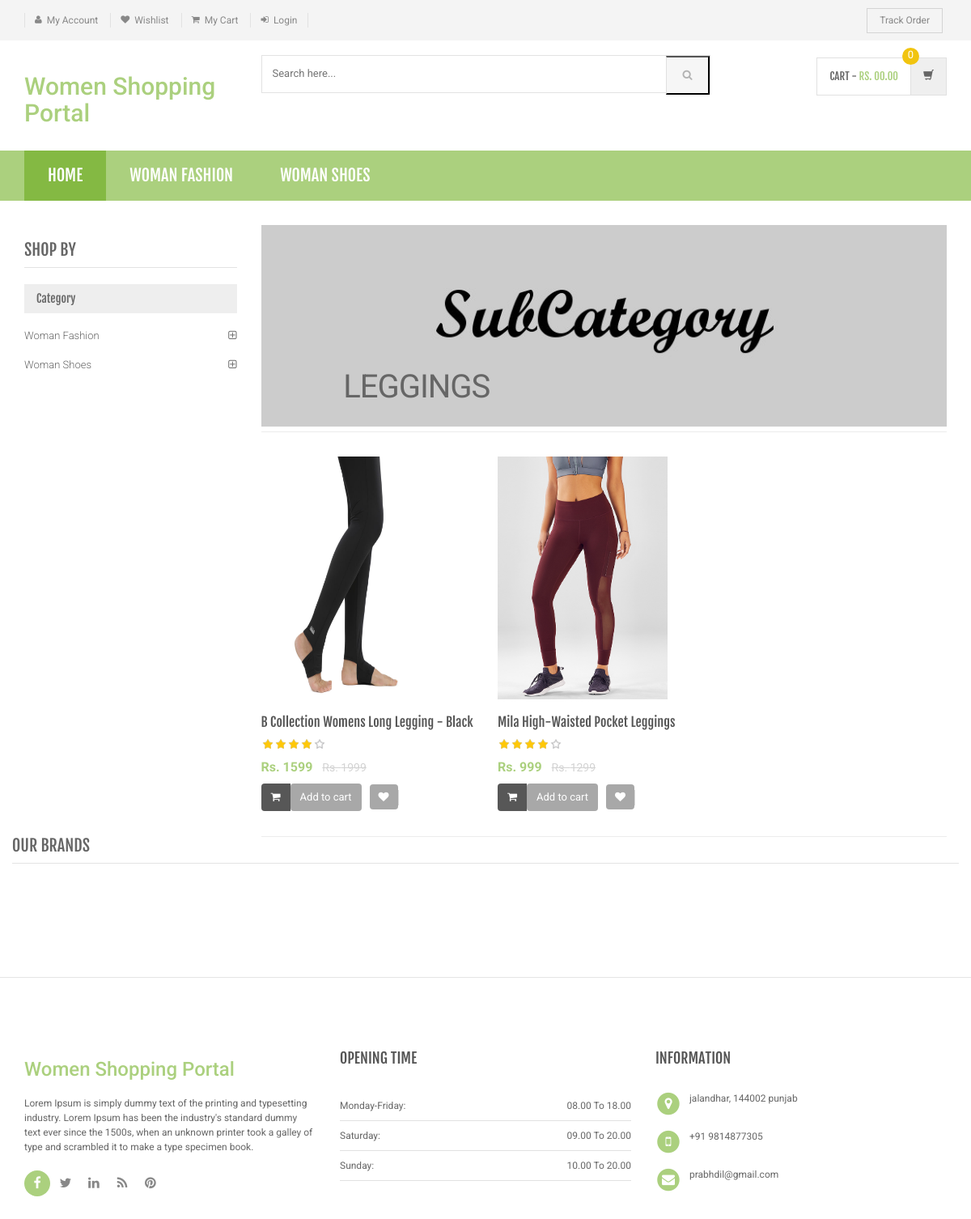
Screenshot of /sub-category1.php?scid=13 (signed in) with the database file from the repository.
### tables this page shows
CREATE TABLE IF NOT EXISTS `category` (
  `id` int(11) NOT NULL AUTO_INCREMENT,
  `categoryName` varchar(255) DEFAULT NULL,
  `categoryDescription` longtext,
  `creationDate` timestamp NOT NULL DEFAULT CURRENT_TIMESTAMP,
  `updationDate` varchar(255) DEFAULT NULL,
  PRIMARY KEY (`id`)
);

CREATE TABLE IF NOT EXISTS `subcategory` (
  `id` int(11) NOT NULL AUTO_INCREMENT,
  `categoryid` int(11) DEFAULT NULL,
  `subcategory` varchar(255) DEFAULT NULL,
  `creationDate` timestamp NULL DEFAULT CURRENT_TIMESTAMP,
  `updationDate` varchar(255) DEFAULT NULL,
  PRIMARY KEY (`id`)
);

CREATE TABLE IF NOT EXISTS `products` (
  `id` int(11) NOT NULL AUTO_INCREMENT,
  `category` int(11) NOT NULL,
  `subCategory` int(11) DEFAULT NULL,
  `productName` varchar(255) DEFAULT NULL,
  `productCompany` varchar(255) DEFAULT NULL,
  `productPrice` int(11) DEFAULT NULL,
  `productPriceBeforeDiscount` int(11) DEFAULT NULL,
  `productDescription` longtext,
  `productImage1` varchar(255) DEFAULT NULL,
  `productImage2` varchar(255) DEFAULT NULL,
  `productImage3` varchar(255) DEFAULT NULL,
  `shippingCharge` int(11) DEFAULT NULL,
  `productAvailability` varchar(255) DEFAULT NULL,
  `postingDate` timestamp NULL DEFAULT CURRENT_TIMESTAMP,
  `updationDate` varchar(255) DEFAULT NULL,
  PRIMARY KEY (`id`)
);

### sub-category1.php (the view, shortened to what this page needs)
<?php
include('includes/config.php');
$cid=intval($_GET['scid']);
?>
<!DOCTYPE html>
<html lang="en">
	<head>
	    <link rel="stylesheet" href="assets/css/bootstrap.min.css">
	    <link rel="stylesheet" href="assets/css/main.css">
	    <link rel="stylesheet" href="assets/css/green.css">
	    <link rel="stylesheet" href="assets/css/owl.carousel.css">
		<link rel="stylesheet" href="assets/css/owl.transitions.css">
		<link href="assets/css/lightbox.css" rel="stylesheet">
		<link rel="stylesheet" href="assets/css/animate.min.css">
		<link rel="stylesheet" href="assets/css/rateit.css">
		<link rel="stylesheet" href="assets/css/bootstrap-select.min.css">
		<link rel="stylesheet" href="assets/css/config.css">
		<link href="assets/css/green.css" rel="alternate stylesheet" title="Green color">
		<link href="assets/css/blue.css" rel="alternate stylesheet" title="Blue color">
		<link href="assets/css/red.css" rel="alternate stylesheet" title="Red color">
		<link href="assets/css/orange.css" rel="alternate stylesheet" title="Orange color">
		<link href="assets/css/dark-green.css" rel="alternate stylesheet" title="Darkgreen color">
		<link rel="stylesheet" href="assets/css/font-awesome.min.css">
	</head>
    <body class="cnt-home">
<header class="header-style-1">
<?php include('includes/top-header.php');?>
<?php include('includes/main-header.php');?>
<?php include('includes/menu-bar.php');?>
</header>
<div class="body-content outer-top-xs">
	<div class='container'>
		<div class='row outer-bottom-sm'>
			<div class='col-md-3 sidebar'>
	            <div class="sidebar-module-container">
	            	<h3 class="section-title">shop by</h3>
	            	<div class="sidebar-filter">
<div class="sidebar-widget wow fadeInUp outer-bottom-xs ">
	<div class="widget-header m-t-20">
		<h4 class="widget-title">Category</h4>
	</div>
	<div class="sidebar-widget-body m-t-10">
	         <?php $sql=mysql_query("select id,categoryName from category");
while($row=mysql_fetch_array($sql))
{
    ?>
		<div class="accordion">
	    	<div class="accordion-group">
	            <div class="accordion-heading">
	                <a href="category.php?cid=<?php echo htmlentities($row['id']);?>"  class="accordion-toggle collapsed">
	                   <?php echo htmlentities($row['categoryName']);?>
	                </a>
	            </div>
	        </div>
	    </div>
	    <?php } ?>
	</div>
</div>
	            	</div>
	            </div>
            </div>
			<div class='col-md-9'>
	<div id="category" class="category-carousel hidden-xs">
		<div class="item">
			<div class="image">
				<img src="assets/images/banners/cat-banner-2.jpg" alt="" class="img-responsive">
			</div>
			<div class="container-fluid">
				<div class="caption vertical-top text-left">
					<div class="big-text">
						<br />
					</div>
					       <?php $sql=mysql_query("select  subcategory  from  subcategory where id='$cid'");
while($row=mysql_fetch_array($sql))
{
    ?>
					<div class="excerpt hidden-sm hidden-md">
						<?php echo htmlentities($row['subcategory']);?>
					</div>
			<?php } ?>
				</div>
			</div>
		</div>
</div>
				<div class="search-result-container">
					<div id="myTabContent" class="tab-content">
						<div class="tab-pane active " id="grid-container">
							<div class="category-product  inner-top-vs">
							<div class="row">
			<?php
$ret=mysql_query("select * from products where subCategory='$cid'");
    $num=mysql_num_rows($ret);
if($num>0)
{
while ($row=mysql_fetch_array($ret))
{?>
		<div class="col-sm-4 col-md-4 wow fadeInUp">
			<div class="products">
	<div class="product">
		<div class="product-image">
			<div class="image">
				<a href="product-details.php?pid=<?php echo htmlentities($row['id']);?>"><img  src="assets/images/blank.gif" data-echo="admin/productimages/<?php echo htmlentities($row['productName']);?>/<?php echo htmlentities($row['productImage1']);?>" alt="" width="210" height="300"></a>
			</div>
		</div>
		<div class="product-info text-left">
			<h3 class="name"><a href="product-details.php?pid=<?php echo htmlentities($row['id']);?>"><?php echo htmlentities($row['productName']);?></a></h3>
			<div class="rating rateit-small"></div>
			<div class="product-price">
				<span class="price">
					Rs. <?php echo htmlentities($row['productPrice']);?>			</span>
										     <span class="price-before-discount">Rs. <?php echo htmlentities($row['productPriceBeforeDiscount']);?></span>
			</div>
		</div>
					<div class="cart clearfix animate-effect">
				<div class="action">
					<ul class="list-unstyled">
						<li class="add-cart-button btn-group">
							<button class="btn btn-primary icon" data-toggle="dropdown" type="button">
								<i class="fa fa-shopping-cart"></i>
							</button>
							<a href="category.php?page=product&action=add&id=<?php echo $row['id']; ?>">
							<button class="btn btn-primary" type="button">Add to cart</button></a>
						</li>
		                <li class="lnk wishlist">
							<a class="add-to-cart" href="category.php?pid=<?php echo htmlentities($row['id'])?>&&action=wishlist" title="Wishlist">
								 <i class="icon fa fa-heart"></i>
							</a>
						</li>
					</ul>
				</div>
			</div>
			</div>
			</div>
		</div>
	  <?php
	} } else{
?>
	<div class="col-sm-4 col-md-4 wow fadeInUp">
	<h3>No Products Found</h3>
	</div>
	<?php } ?>
										</div>
							</div>
						</div>
				</div>
			</div>
		</div>
		<?php include('includes/brands-slider.php');?>
</div>
</div>
<?php include('includes/footer.php');?>
</body>
</html>

### includes/menu-bar.php (shortened to what this page needs)
<div class="header-nav animate-dropdown">
    <div class="container">
        <div class="yamm navbar navbar-default" role="navigation">
            <div class="nav-bg-class">
                <div class="navbar-collapse collapse" id="mc-horizontal-menu-collapse">
	<div class="nav-outer">
		<ul class="nav navbar-nav">
			<li class="active dropdown yamm-fw">
				<a href="index.php" data-hover="dropdown" class="dropdown-toggle">Home</a>
			</li>
              <?php $sql=mysqli_query($con,"select id,categoryName  from category limit 6");
while($row=mysqli_fetch_array($sql))
{
    ?>
			<li class="dropdown yamm">
				<a href="category.php?cid=<?php echo $row['id'];?>"> <?php echo $row['categoryName'];?></a>
			</li>
			<?php } ?>
		</ul>
		<div class="clearfix"></div>
	</div>
</div>
            </div>
        </div>
    </div>
</div>

### assets/css/green.css (style rules this page uses)
a { color: #abd07e; }
.header-style-1 .header-nav { background: #abd07e; }
.cnt-home .header-style-1 .header-nav .navbar .navbar-nav > li.active { background: #84b943; }
.product .product-info .product-price .price { color: #abd07e; }
.sidebar .sidebar-module-container .sidebar-widget .sidebar-widget-body .accordion .accordion-group .accordion-heading .accordion-toggle, .sidebar .sidebar-module-container .sidebar-widget .sidebar-widget-body .accordion .accordion-group .accordion-heading .accordion-toggle:hover, .sidebar .sidebar-module-container .sidebar-widget .sidebar-widget-body .accordion .accordion-group .accordion-heading .accordion-toggle:focus, .sidebar .sidebar-module-container .sidebar-widget .sidebar-widget-body .accordion .accordion-group .accordion-heading .accordion-toggle:after { color: #abd07e; }

### assets/css/lightbox.css (style rules this page uses)
body:after { content: url(../images/close.png) url(../images/loading.gif) url(../images/prev.png) url(../images/next.png); display: none; }

### assets/css/rateit.css (style rules this page uses)
.rateit { display: -moz-inline-box; display: inline-block; position: relative; -webkit-user-select: none; -khtml-user-select: none; -moz-user-select: none; -o-user-select: none; -ms-user-select: none; user-select: none; -webkit-touch-callout: none; }

### assets/css/blue.css (style rules this page uses)
a { color: #3498db; }
.header-style-1 .header-nav { background: #3498db; }
.cnt-home .header-style-1 .header-nav .navbar .navbar-nav > li.active { background: #1d6ca1; }
.product .product-info .product-price .price { color: #3498db; }
.sidebar .sidebar-module-container .sidebar-widget .sidebar-widget-body .accordion .accordion-group .accordion-heading .accordion-toggle, .sidebar .sidebar-module-container .sidebar-widget .sidebar-widget-body .accordion .accordion-group .accordion-heading .accordion-toggle:hover, .sidebar .sidebar-module-container .sidebar-widget .sidebar-widget-body .accordion .accordion-group .accordion-heading .accordion-toggle:focus, .sidebar .sidebar-module-container .sidebar-widget .sidebar-widget-body .accordion .accordion-group .accordion-heading .accordion-toggle:after { color: #3498db; }

### assets/css/red.css (style rules this page uses)
a { color: #ff6c6c; }
.header-style-1 .header-nav { background: #ff6c6c; }
.cnt-home .header-style-1 .header-nav .navbar .navbar-nav > li.active { background: #ff1a1a; }
.product .product-info .product-price .price { color: #ff6c6c; }
.sidebar .sidebar-module-container .sidebar-widget .sidebar-widget-body .accordion .accordion-group .accordion-heading .accordion-toggle, .sidebar .sidebar-module-container .sidebar-widget .sidebar-widget-body .accordion .accordion-group .accordion-heading .accordion-toggle:hover, .sidebar .sidebar-module-container .sidebar-widget .sidebar-widget-body .accordion .accordion-group .accordion-heading .accordion-toggle:focus, .sidebar .sidebar-module-container .sidebar-widget .sidebar-widget-body .accordion .accordion-group .accordion-heading .accordion-toggle:after { color: #ff6c6c; }

### assets/css/orange.css (style rules this page uses)
a { color: #f39c12; }
.header-style-1 .header-nav { background: #f39c12; }
.cnt-home .header-style-1 .header-nav .navbar .navbar-nav > li.active { background: #ab6c09; }
.product .product-info .product-price .price { color: #f39c12; }
.sidebar .sidebar-module-container .sidebar-widget .sidebar-widget-body .accordion .accordion-group .accordion-heading .accordion-toggle, .sidebar .sidebar-module-container .sidebar-widget .sidebar-widget-body .accordion .accordion-group .accordion-heading .accordion-toggle:hover, .sidebar .sidebar-module-container .sidebar-widget .sidebar-widget-body .accordion .accordion-group .accordion-heading .accordion-toggle:focus, .sidebar .sidebar-module-container .sidebar-widget .sidebar-widget-body .accordion .accordion-group .accordion-heading .accordion-toggle:after { color: #f39c12; }

### rows the page displays
category: categoryName "WOMAN FASHION", categoryName "Woman Fashion"
category: categoryName "WOMAN SHOES", categoryName "Woman Shoes"
subcategory: subcategory "LEGGINGS"
products: productName+productImage1 (picture), productName "B Collection Womens Long Legging - Black", productPrice "1599", productPriceBeforeDiscount "1999"
products: productName+productImage1 (picture), productName "Mila High-Waisted Pocket Leggings", productPrice "999", productPriceBeforeDiscount "1299"
